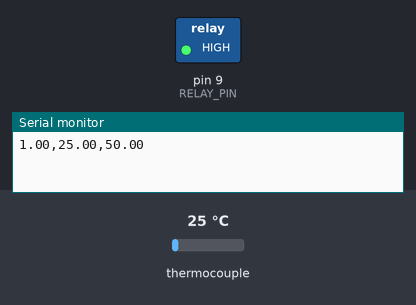
This sketch was run on a simulated Arduino Uno, built with avr-gcc and run on an emulated ATmega328P. On the bench: switched loads named in the sketch (green lamp = pin HIGH), the last lines printed to the serial monitor. The inputs (shaded band) are chosen by the test bench; at power-on: thermocouple 25 °C.

Above: at 1.1 s.
At 5.1 s:
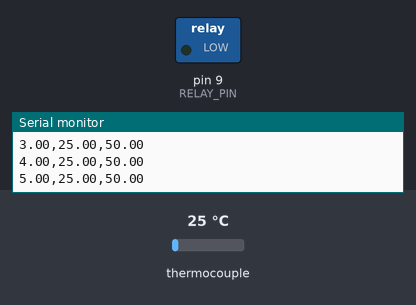
Timing chart, 0 to 11.1 s (numbered marks = the images above):
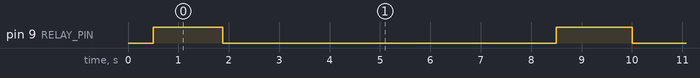

Measured:
- by itself, pin 9 (RELAY_PIN): repeats every 8.1 s: LOW 6.6 s, HIGH 1.5 s

The sketch:

Control_PID.ino
```cpp
#include <SPI.h>
#include <max6675.h>
#include <PID_v1.h>

// MAX6675
int thermoSO  = 12;
int thermoCS  = 10;
int thermoSCK = 13;
MAX6675 thermocouple(thermoSCK, thermoCS, thermoSO);

// SSR
#define RELAY_PIN 9

// PID
double Setpoint, Input, Output;

// PARA ACHAR KU E TU (Ziegler–Nichols)
double Kp = 54.0;   // ajuste esse valor até oscilar
double Ki = 0.64;     // Z–N etapa 1
double Kd = 1134.0;

// PWM lento
unsigned long windowSize = 8000;
unsigned long windowStartTime;
unsigned long lastPidComputeTime = 0;
unsigned long pidSampleTime = 250;

PID myPID(&Input, &Output, &Setpoint, Kp, Ki, Kd, DIRECT);

void setup() {
  Serial.begin(115200);
  delay(500);

  Setpoint = 50.0;   // temperatura alvo para o teste

  // Verifica termopar
  Input = thermocouple.readCelsius();
  while (isnan(Input)) {
    delay(2000);
    Input = thermocouple.readCelsius();
  }

  pinMode(RELAY_PIN, OUTPUT);
  digitalWrite(RELAY_PIN, LOW);

  myPID.SetOutputLimits(0, windowSize);
  myPID.SetSampleTime(pidSampleTime);
  myPID.SetMode(AUTOMATIC);

  windowStartTime = millis();
}

void loop() {
  unsigned long now = millis();

  // PID (a cada pidSampleTime = 250 ms)
  if (now - lastPidComputeTime >= pidSampleTime) {
    lastPidComputeTime = now;

    double tempC = thermocouple.readCelsius();

    if (!isnan(tempC))
      Input = tempC;
    else {
      // segurança: desliga SSR
      digitalWrite(RELAY_PIN, LOW);
    }

    myPID.Compute();
  }

  // IMPRESSÃO EM CSV PARA PuTTY (a cada 1 segundo)
  static unsigned long lastPrint = 0;
  if (now - lastPrint >= 1000) {    // <-- igual ao código 2
    lastPrint = now;

    // Formato: tempo(s),temperatura,setpoint
    Serial.print(now / 1000.0, 2);
    Serial.print(",");
    Serial.print(Input);
    Serial.print(",");
    Serial.println(Setpoint);
  }

  // PWM lento do SSR
  if (now - windowStartTime > windowSize)
    windowStartTime += windowSize;

  if ((now - windowStartTime) < Output)
    digitalWrite(RELAY_PIN, HIGH);
  else
    digitalWrite(RELAY_PIN, LOW);
}
```
